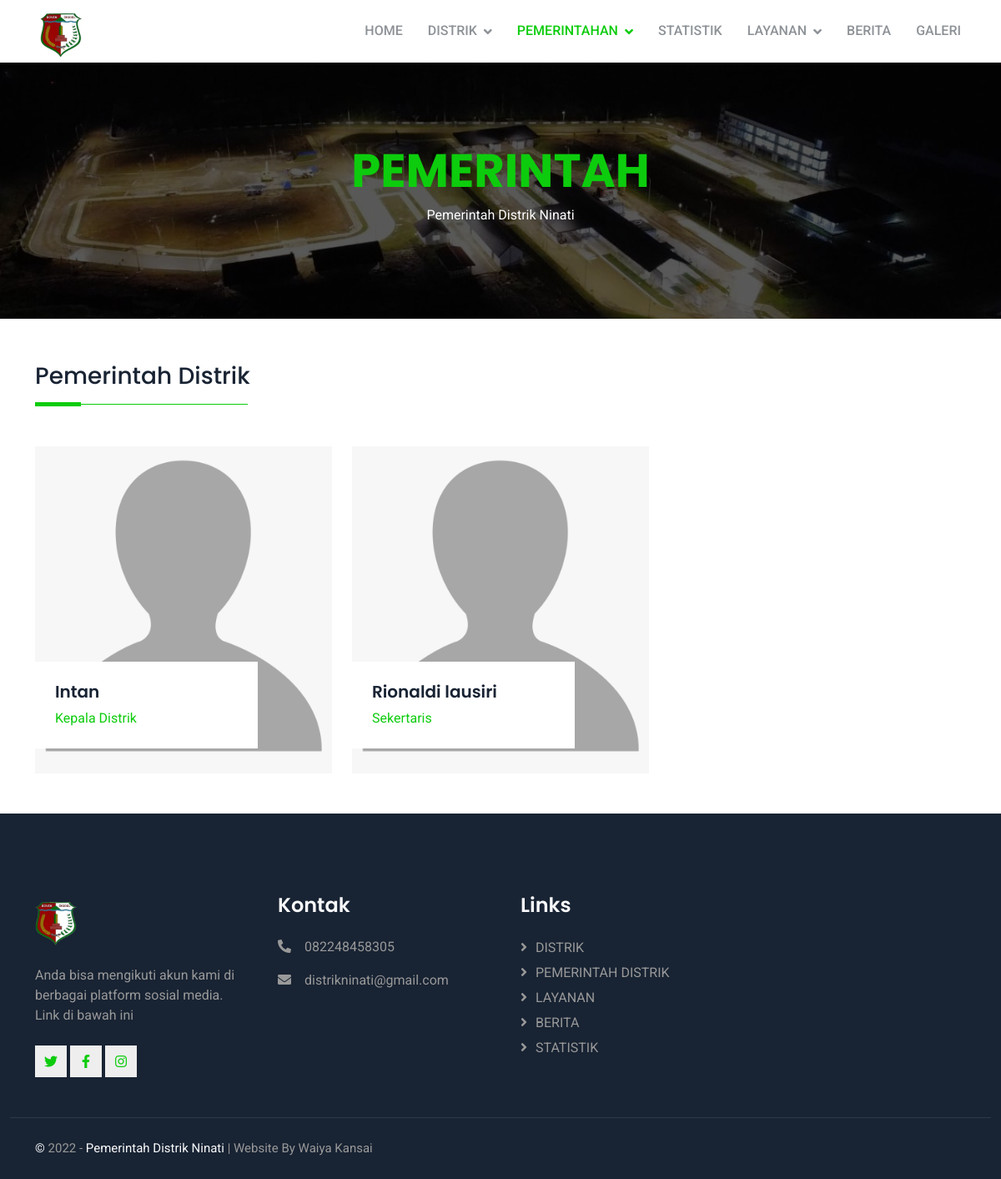
The page /pemerintah/ on the database its author committed.
### pemerintah/models.py (models this page shows, shortened)
class Pemerintah(models.Model):
    opsi = (
        ('camat', 'CAMAT'),
        ('sekretaris', 'SEKRETARIS'),
        ('subag', 'SUBAG'),
    )
    nama = models.CharField(max_length=100)
    golongan = models.CharField(max_length=100)
    jabatan = models.CharField(max_length=100)
    struktur_organisasi = models.CharField(max_length=30, choices=opsi, null=True)
    nip = models.CharField(max_length=20,null=True)
    pendidikan = models.CharField(max_length=50,null=True)
    foto = models.ImageField(blank=True, null=True, upload_to="image/")

### pemerintah/views.py (the view)
# urls.py: path('',views.index, name='index'),
def index(request):
    pemerintah = Pemerintah.objects.all().order_by('-id')
    context = {
        'title' : 'Pemerintah',
        'subtitle' : 'Pemerintah Distrik Ninati',
        'pemerintah': pemerintah,
    }
    return render(request, 'pemerintah/index.html', context)

### templates/pemerintah/index.html
{% extends '../subbase.html' %}
{% load static %}
{% block content %}
   <div class="container">
    <div class="three">
        <h1>Pemerintah Distrik</h1>
    </div>
    <div class="isi">
        <div class="row g-4">
            {% if pemerintah %}
            {% for pemerintah in pemerintah %}
              <div class="col-lg-4 col-md-6 wow fadeInUp" data-wow-delay="0.1s">
                <a href="#">
                  <div class="team-item position-relative">
                    {% if pemerintah.foto %}
                    <img class="img-fluid" src="{{pemerintah.foto.url}}" alt="Foto profil" />
                    {% else %}
                    <img class="img-fluid" src="{% static 'img/user_blank.png' %}" alt="Foto profil" />
                    {% endif %}
                    <div class="team-text bg-white p-4">
                      <h5>{{pemerintah.nama}}</h5>
                      <span style="color: #0dcc0d;">{{pemerintah.jabatan}}</span>
                    </div>
                  </div>
                </a>
              </div>
              {% endfor %}
              {% else %}
              <p style="color: black;"><strong>Belum ada data pejabat pemerintah</strong></p>
              {% endif %}
          </div>
    </div>
   </div>
{% endblock content %}

### static/css/style.css (style rules this page uses)
:root { --primary: #0dcc0d; --secondary: #8D9297; --light: #F8F9FA; --dark: #182333; }
.three h1 { font-size: 28px; font-weight: 500; letter-spacing: 0; line-height: 1.5em; padding-bottom: 15px; position: relative; margin-bottom: 3rem; }
.three h1:before { content: ""; position: absolute; left: 0; bottom: 0; height: 5px; width: 55px; background-color: var(--primary); }
.three h1:after { content: ""; position: absolute; left: 0; bottom: 2px; height: 1px; width: 95%; max-width: 255px; background-color: var(--primary); }
.team-text { position: absolute; width: 75%; bottom: 30px; left: 0; transition: .5s; }
.team-text * { transition: .5s; }
.isi { color: #484848; }

### rows shown on the page
Pemerintah: nama "Intan", jabatan "Kepala Distrik"
Pemerintah: nama "Rionaldi lausiri", jabatan "Sekertaris"

### other values the page prints
{{ title | upper }} "PEMERINTAH"
{{ subtitle }} "Pemerintah Distrik Ninati"
